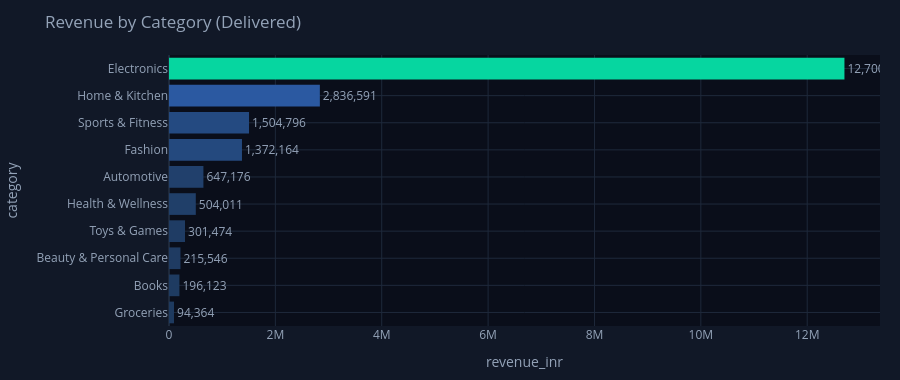

Write notebook code for a chart like this one.
### Markdown cell above
### Test 4 — Category performance for delivered orders

### Code cell
Q = 'What is the total revenue for each product category for delivered orders only?'
print(f'Question: {Q}')
print('-'*60)
result = full_pipeline(Q)
if result['error']:
    print(f'Error: {result["error"]}')
else:
    print('Generated SQL:')
    print(result['sql'])
    print()
    display(result['df'])
    fig = smart_chart(result['df'], Q, 'Revenue by Category (Delivered)')
    if fig: fig.show()
    if result['insight']:
        print()
        print('Business Insight:')
        print(result['insight'])

### Figure 1 — Plotly figure (JSON) as saved in the notebook; plotly's stock layout.template omitted (floating-point values rounded to 4 significant figures)
{"data": [{"hovertemplate": "revenue_inr=%{marker.color}<br>category=%{y}<extra></extra>", "legendgroup": "", "marker": {"color": [94360.0, 196100.0, 215500.0, 301500.0, 504000.0, 647200.0, 1372000.0, 1505000.0, 2837000.0, 12700000.0], "coloraxis": "coloraxis", "line": {"width": 0}, "pattern": {"shape": ""}}, "name": "", "orientation": "h", "showlegend": false, "text": [94360.0, 196100.0, 215500.0, 301500.0, 504000.0, 647200.0, 1372000.0, 1505000.0, 2837000.0, 12700000.0], "textposition": "outside", "texttemplate": "%{text:,.0f}", "type": "bar", "x": [94360.0, 196100.0, 215500.0, 301500.0, 504000.0, 647200.0, 1372000.0, 1505000.0, 2837000.0, 12700000.0], "xaxis": "x", "y": ["Groceries", "Books", "Beauty & Personal Care", "Toys & Games", "Health & Wellness", "Automotive", "Fashion", "Sports & Fitness", "Home & Kitchen", "Electronics"], "yaxis": "y"}], "layout": {"barmode": "relative", "coloraxis": {"colorbar": {"title": {"text": "revenue_inr"}}, "colorscale": [[0, "#1e3a5f"], [0.5, "#3b82f6"], [1, "#06d6a0"]], "showscale": false}, "colorway": ["#3b82f6", "#06d6a0", "#f59e0b", "#ef4444", "#8b5cf6", "#ec4899", "#10b981", "#f97316", "#6366f1", "#14b8a6"], "font": {"color": "#94a3b8", "size": 12}, "height": 380, "legend": {"tracegroupgap": 0}, "margin": {"b": 40, "l": 20, "r": 20, "t": 55}, "paper_bgcolor": "#111827", "plot_bgcolor": "#0a0e1a", "showlegend": false, "title": {"text": "Revenue by Category (Delivered)"}, "xaxis": {"anchor": "y", "domain": [0, 1], "gridcolor": "#1e293b", "title": {"text": "revenue_inr"}, "zerolinecolor": "#1e293b"}, "yaxis": {"anchor": "x", "domain": [0, 1], "gridcolor": "#1e293b", "title": {"text": "category"}, "zerolinecolor": "#1e293b"}}}
